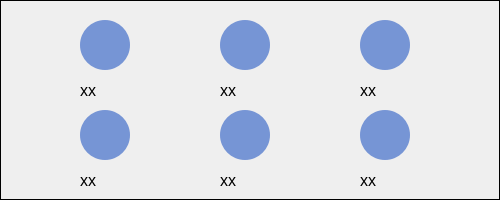
  <widget class="QGroupBox" name="groupBox_2">
   <property name="geometry">
    <rect>
     <x>0</x>
     <y>200</y>
     <width>500</width>
     <height>200</height>
    </rect>
   </property>
   <property name="minimumSize">
    <size>
     <width>500</width>
     <height>200</height>
    </size>
   </property>
   <property name="maximumSize">
    <size>
     <width>500</width>
     <height>200</height>
    </size>
   </property>
   <property name="styleSheet">
    <string notr="true">QGroupBox{
	border:  1px solid black;
}
</string>
   </property>
   <property name="title">
    <string/>
   </property>
   <widget class="QPushButton" name="Btn_jaw1">
    <property name="geometry">
     <rect>
      <x>80</x>
      <y>20</y>
      <width>50</width>
      <height>50</height>
     </rect>
    </property>
    <property name="minimumSize">
     <size>
      <width>50</width>
      <height>50</height>
     </size>
    </property>
    <property name="maximumSize">
     <size>
      <width>50</width>
      <height>50</height>
     </size>
    </property>
    <property name="styleSheet">
     <string notr="true">QPushButton
{
    background-color:#7695D5;
    border-width:0px;/*边框宽度*/
    border-radius:25px; /*边框倒角*/
}
QPushButton:pressed,QPushButton::checked
{
    background-color:#F3A817;
    border-width:0px;/*边框宽度*/
    border-radius:25px; /*边框倒角*/
}</string>
    </property>
    <property name="text">
     <string/>
    </property>
   </widget>
   <widget class="QPushButton" name="Btn_jaw2">
    <property name="geometry">
     <rect>
      <x>220</x>
      <y>20</y>
      <width>50</width>
      <height>50</height>
     </rect>
    </property>
    <property name="minimumSize">
     <size>
      <width>50</width>
      <height>50</height>
     </size>
    </property>
    <property name="maximumSize">
     <size>
      <width>50</width>
      <height>50</height>
     </size>
    </property>
    <property name="styleSheet">
     <string notr="true">QPushButton
{
    background-color:#7695D5;
    border-width:0px;/*边框宽度*/
    border-radius:25px; /*边框倒角*/
}
QPushButton:pressed,QPushButton::checked
{
    background-color:#F3A817;
    border-width:0px;/*边框宽度*/
    border-radius:25px; /*边框倒角*/
}</string>
    </property>
    <property name="text">
     <string/>
    </property>
   </widget>
   <widget class="QPushButton" name="Btn_jaw3">
    <property name="geometry">
     <rect>
      <x>360</x>
      <y>20</y>
      <width>50</width>
      <height>50</height>
     </rect>
    </property>
    <property name="minimumSize">
     <size>
      <width>50</width>
      <height>50</height>
     </size>
    </property>
    <property name="maximumSize">
     <size>
      <width>50</width>
      <height>50</height>
     </size>
    </property>
    <property name="styleSheet">
     <string notr="true">QPushButton
{
    background-color:#7695D5;
    border-width:0px;/*边框宽度*/
    border-radius:25px; /*边框倒角*/
}
QPushButton:pressed,QPushButton::checked
{
    background-color:#F3A817;
    border-width:0px;/*边框宽度*/
    border-radius:25px; /*边框倒角*/
}</string>
    </property>
    <property name="text">
     <string/>
    </property>
   </widget>
   <widget class="QPushButton" name="Btn_jaw4">
    <property name="geometry">
     <rect>
      <x>80</x>
      <y>110</y>
      <width>50</width>
      <height>50</height>
     </rect>
    </property>
    <property name="minimumSize">
     <size>
      <width>50</width>
      <height>50</height>
     </size>
    </property>
    <property name="maximumSize">
     <size>
      <width>50</width>
      <height>50</height>
     </size>
    </property>
    <property name="styleSheet">
     <string notr="true">QPushButton
{
    background-color:#7695D5;
    border-width:0px;/*边框宽度*/
    border-radius:25px; /*边框倒角*/
}
QPushButton:pressed,QPushButton::checked
{
    background-color:#F3A817;
    border-width:0px;/*边框宽度*/
    border-radius:25px; /*边框倒角*/
}</string>
    </property>
    <property name="text">
     <string/>
    </property>
   </widget>
   <widget class="QPushButton" name="Btn_jaw5">
    <property name="geometry">
     <rect>
      <x>220</x>
      <y>110</y>
      <width>50</width>
      <height>50</height>
     </rect>
    </property>
    <property name="minimumSize">
     <size>
      <width>50</width>
      <height>50</height>
     </size>
    </property>
    <property name="maximumSize">
     <size>
      <width>50</width>
      <height>50</height>
     </size>
    </property>
    <property name="styleSheet">
     <string notr="true">QPushButton
{
    background-color:#7695D5;
    border-width:0px;/*边框宽度*/
    border-radius:25px; /*边框倒角*/
}
QPushButton:pressed,QPushButton::checked
{
    background-color:#F3A817;
    border-width:0px;/*边框宽度*/
    border-radius:25px; /*边框倒角*/
}</string>
    </property>
    <property name="text">
     <string/>
    </property>
   </widget>
   <widget class="QPushButton" name="Btn_jaw6">
    <property name="geometry">
     <rect>
      <x>360</x>
      <y>110</y>
      <width>50</width>
      <height>50</height>
     </rect>
    </property>
    <property name="minimumSize">
     <size>
      <width>50</width>
      <height>50</height>
     </size>
    </property>
    <property name="maximumSize">
     <size>
      <width>50</width>
      <height>50</height>
     </size>
    </property>
    <property name="styleSheet">
     <string notr="true">QPushButton
{
    background-color:#7695D5;
    border-width:0px;/*边框宽度*/
    border-radius:25px; /*边框倒角*/
}
QPushButton:pressed,QPushButton::checked
{
    background-color:#F3A817;
    border-width:0px;/*边框宽度*/
    border-radius:25px; /*边框倒角*/
}</string>
    </property>
    <property name="text">
     <string/>
    </property>
   </widget>
   <widget class="QLabel" name="label_jaw1">
    <property name="geometry">
     <rect>
      <x>80</x>
      <y>80</y>
      <width>61</width>
      <height>21</height>
     </rect>
    </property>
    <property name="font">
     <font>
      <pointsize>12</pointsize>
     </font>
    </property>
    <property name="text">
     <string>xx</string>
    </property>
   </widget>
   <widget class="QLabel" name="label_jaw2">
    <property name="geometry">
     <rect>
      <x>220</x>
      <y>80</y>
      <width>61</width>
      <height>21</height>
     </rect>
    </property>
    <property name="font">
     <font>
      <pointsize>12</pointsize>
     </font>
    </property>
    <property name="text">
     <string>xx</string>
    </property>
   </widget>
   <widget class="QLabel" name="label_jaw3">
    <property name="geometry">
     <rect>
      <x>360</x>
      <y>80</y>
      <width>61</width>
      <height>21</height>
     </rect>
    </property>
    <property name="font">
     <font>
      <pointsize>12</pointsize>
     </font>
    </property>
    <property name="text">
     <string>xx</string>
    </property>
   </widget>
   <widget class="QLabel" name="label_jaw4">
    <property name="geometry">
     <rect>
      <x>80</x>
      <y>170</y>
      <width>61</width>
      <height>21</height>
     </rect>
    </property>
    <property name="font">
     <font>
      <pointsize>12</pointsize>
     </font>
    </property>
    <property name="text">
     <string>xx</string>
    </property>
   </widget>
   <widget class="QLabel" name="label_jaw5">
    <property name="geometry">
     <rect>
      <x>220</x>
      <y>170</y>
      <width>61</width>
      <height>21</height>
     </rect>
    </property>
    <property name="font">
     <font>
      <pointsize>12</pointsize>
     </font>
    </property>
    <property name="text">
     <string>xx</string>
    </property>
   </widget>
   <widget class="QLabel" name="label_jaw6">
    <property name="geometry">
     <rect>
      <x>360</x>
      <y>170</y>
      <width>61</width>
      <height>21</height>
     </rect>
    </property>
    <property name="font">
     <font>
      <pointsize>12</pointsize>
     </font>
    </property>
    <property name="text">
     <string>xx</string>
    </property>
   </widget>
  </widget>
